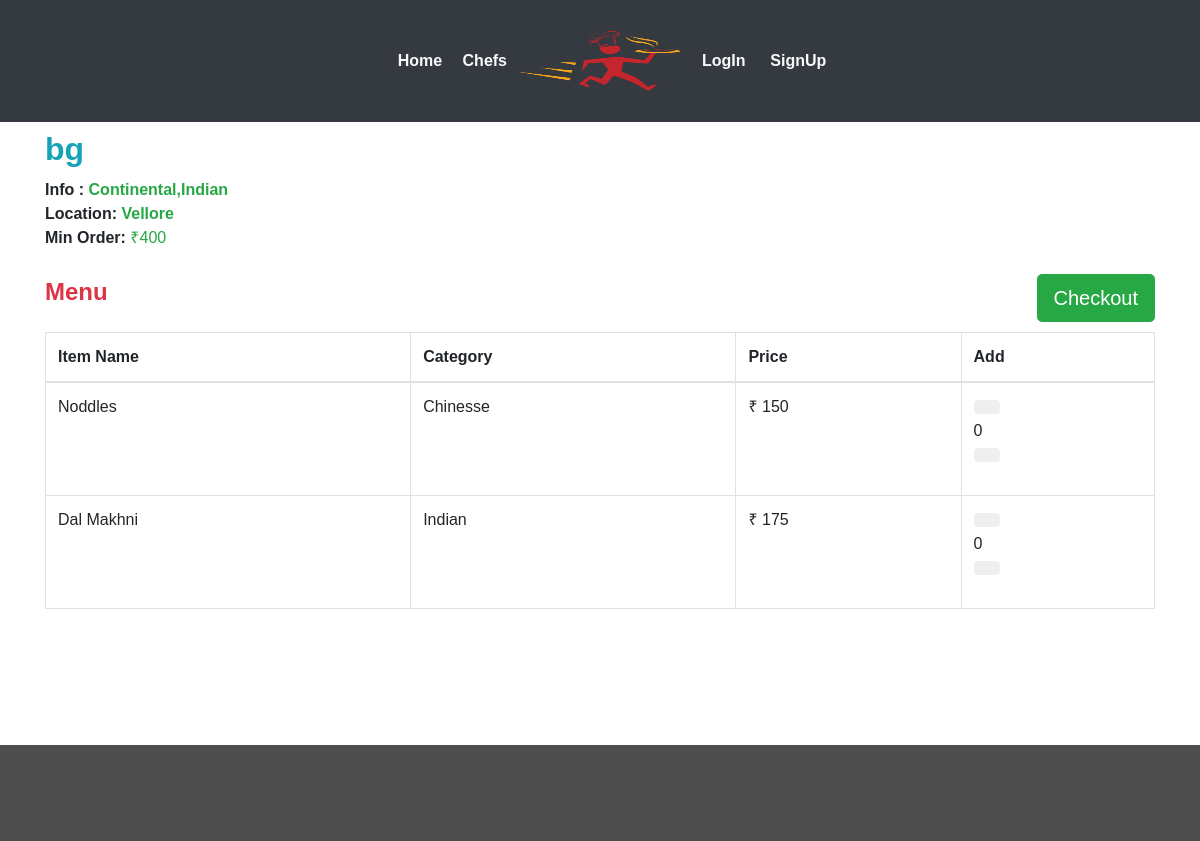
The page /restaurant/2/ on the database its author committed.
### webapp/models.py (models this page shows, shortened)
class Restaurant(models.Model):
	user        = models.OneToOneField(settings.AUTH_USER_MODEL,on_delete=models.CASCADE)
	rname 		= models.CharField(max_length=100,blank=False)
	info	 	= models.CharField(max_length=40,blank=False)
	min_ord		= models.CharField(max_length=5,blank=False)
	location    = models.CharField(max_length=40,blank=False)
	r_logo      = models.FileField(blank=False)
	REST_STATE_OPEN    = "Open"
	REST_STATE_CLOSE   = "Closed"
	REST_STATE_CHOICES =(
			(REST_STATE_OPEN,REST_STATE_OPEN),
			(REST_STATE_CLOSE,REST_STATE_CLOSE)
		)
	status 	= models.CharField(max_length=50,choices=REST_STATE_CHOICES,default=REST_STATE_OPEN,blank=False)
	approved = models.BooleanField(blank=False,default=True)

class Item(models.Model):
	id 			= models.AutoField(primary_key=True)
	fname 		= models.CharField(max_length=30,blank=False)
	category 	= models.CharField(max_length=50,blank=False)
	def __str__(self):
		return self.fname

### webapp/views.py (the view)
# urls.py: path('restaurant/<int:pk>/',views.restuarantMenu,name='menu'),
def restuarantMenu(request,pk=None):
	menu = Menu.objects.filter(r_id=pk)
	rest = Restaurant.objects.filter(id=pk)
	items =[]
	for i in menu:
		item = Item.objects.filter(fname=i.item_id)
		for content in item:
			temp=[]
			temp.append(content.fname)
			temp.append(content.category)
			temp.append(i.price)
			temp.append(i.id)
			temp.append(rest[0].status)
			temp.append(i.quantity)
			items.append(temp)
	context = {
		'items'	: items,
		'rid' 	: pk,
		'rname'	: rest[0].rname,
		'rmin'	: rest[0].min_ord,
		'rinfo' : rest[0].info,
		'rlocation':rest[0].location,
	}
	return render(request,'webapp/menu.html',context)

### webapp/templates/webapp/menu.html (shortened to what this page needs)
{% extends 'webapp/base.html'%}
{% block body %}
	<div class="container">
		<h1 class="text-info mb-2"><font size="6"><strong>{{rname}}</strong></font></h1>
		<p>
		<font size="3"><b>Info : </b><a class="text-success"><strong>{{rinfo|safe}}</strong></a>
		<br/>
		<b>Location: </b><a class="text-success"><strong>{{rlocation}}</strong></a>
		<br>
		<b >Min Order:</b> <a class="text-success">&#x20b9;{{rmin}}</a>
	</font>
	</p>
	</div>
	<br>
	<div class="container">
		<input type="button" class="btn btn-success btn-lg pull-right" onclick="storearray();" value="Checkout"/>
	</div>
	<div class="container ">
			<h3 class="text-danger"><font size="5"><strong>Menu</strong></font></h3>
			<br>
				<table class="table table-hover table-bordered">
					<thead>
						<th>Item Name</th>
						<th>Category</th>
						<th>Price</th>
						<th>Add</th>
					</thead>
					{% for x in items %}
					<tr>
					<td>{{x.0}}</td>
					<td>{{x.1}}</td>
					<td>&#x20b9; {{x.2}}</td>
					{% if x.4 == "Open" %}
					{% if x.5 > 0 %}
					<td>
                  <div class="form-group" style="width:40%;">
            		<div class="input-group-btn">
                		<button id="down" class="btn btn-default"
      				 onclick="if(document.querySelector('#itemno{{x.3}}').innerHTML>0){
                	document.querySelector('#itemno{{x.3}}').innerHTML--;
                	minuscounter('{{x.3}}');
                	}">
                </button>
            </div>
            <span id='itemno{{x.3}}'> 0 </span>
            <div class="input-group-btn">
                <button id="up" class="btn btn-default"
                onclick="
                if(document.querySelector('#itemno{{x.3}}').innerHTML<{{x.5}}){
                	document.querySelector('#itemno{{x.3}}').innerHTML++;
                	pluscounter('{{x.3}}');
                	}"></button>
            	</div>
        		</div>
					</td>
					{% else %}
					<td>
						NA
					</td>
					{% endif %}
					{% else %}
					<td>
						Closed
					</td>
					{% endif %}
					</tr>
					{% endfor %}
				</table>
	</div>
<br>
{% endblock %}

### webapp/static/webapp/css/style.css (style rules this page uses)
body { padding:0; margin:0; font-family: 'Source Sans Pro', sans-serif; }
body a { transition:0.5s all; -webkit-transition:0.5s all; -moz-transition:0.5s all; -o-transition:0.5s all; -ms-transition:0.5s all; }
input[type="button"],input[type="submit"] { transition:0.5s all; -webkit-transition:0.5s all; -moz-transition:0.5s all; -o-transition:0.5s all; -ms-transition:0.5s all; }
h1,h2,h3,h4,h5,h6 { margin:0; }
p { margin:0; }

### rows shown on the page
Restaurant: rname "bg", info "Continental,Indian", location "Vellore", min_ord "400", status "Open" (drawn)
Item: fname "Noddles", category "Chinesse"
Item: fname "Dal Makhni", category "Indian"

### other values the page prints
{{ x.2 }} "150" "175"
